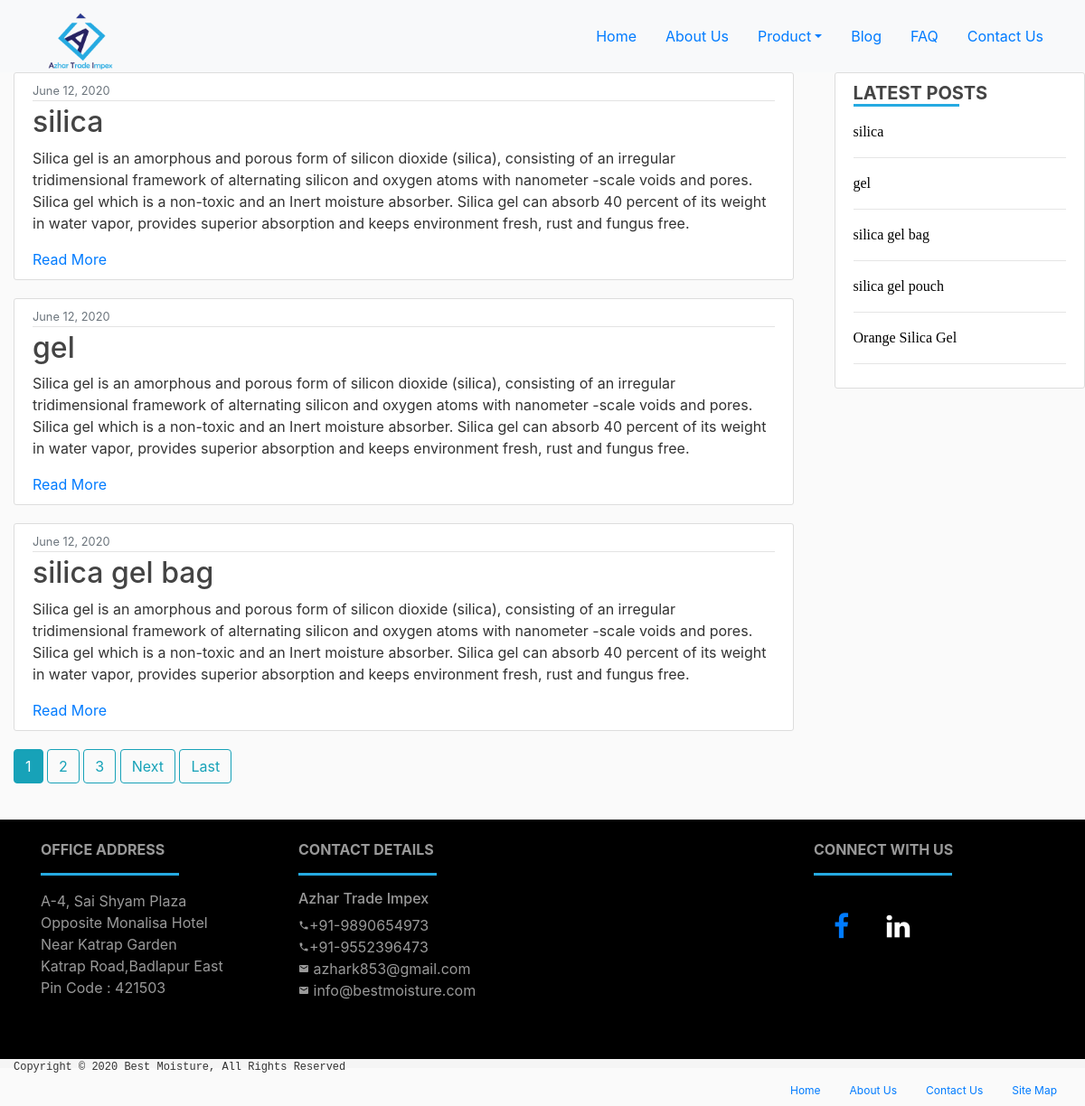
Page /post/ on the committed database.
### blog/models.py (models this page shows, shortened)
class Post(models.Model):
    title = models.CharField(max_length=100)
    content = models.TextField()
    date_posted = models.DateTimeField(default=timezone.now)
    slug = models.SlugField(null=False, unique= True)

### blog/views.py (the view)
# urls.py: path('post/',PostListView.as_view(), name = 'post'),
class PostListView(ListView):
    model = Post
    template_name = 'blog1/home.html'
    context_object_name = 'posts'
    ordering = ('-date_posted')
    paginate_by = 3

### blog/templatetags/blog_tags.py (called while the page is built)
@register.simple_tag
def get_recent_posts(num=5):
    return Post.objects.all().order_by('-date_posted')[:num]

### blog/templates/blog1/home.html (shortened to what this page needs)
{%extends 'blog1/base.html'%}
{% load blog_tags %}
{% block content %}
<div class="container">
    {%for post in posts%}
    <article class="media content-section">
        <div class="media-body">
            <div class="article-metadata">
                <small class="text-muted">{{ post.date_posted|date:'F d, Y' }}</small>
            </div>
            <h2>{{ post.title }}</h2>
            <p class="article-content">{{ post.content |truncatewords:80}}</p>
            <a href="{%url 'post_detail' post.slug %}">Read More</a>
        </div>
    </article>
    {%endfor%}
    {%if is_paginated%}
        {% for num in page_obj.paginator.page_range %}
            {% if page_obj.number == num %}
                <a class = "btn btn-info mb-4" href="?page={{num}}">{{num}}</a>
            {%elif num > page_obj.number|add:'-3' and num < page_obj.number|add:'3' %}
                <a class = "btn btn-outline-info mb-4" href="?page={{num}}">{{num}}</a>
            {%endif%}
        {%endfor%}
        {% if page_obj.has_next %}
            <a class = "btn btn-outline-info mb-4" href="?page={{ page_obj.next_page_number }}">Next</a>
            <a class = "btn btn-outline-info mb-4" href="?page={{ page_obj.paginator.num_pages }}">Last</a>
        {%endif%}
    {%endif%}
</div>
{%endblock%}

### blog/templates/blog1/base.html (shortened to what this page needs)
{%load static%}
{% load blog_tags%}
<html>
<head>
    <link rel="stylesheet" href="{%static 'blog/bootstrap.css'%}">
    <link rel="stylesheet" href="https://cdnjs.cloudflare.com/ajax/libs/font-awesome/4.7.0/css/font-awesome.min.css">
    <link rel="stylesheet" type="text/css" href="{%static 'blog/main.css'%}">
</head>
<body>
    <header class="site-header">
        <nav class="navbar navbar-expand navbar-light bg-light flex-column flex-md-row bd-navbar fixed-top">
            <div class="container">
                    <a class="navbar-brand" style="margin-bottom: 20px;" href="/">
                        <img src="{%static 'blog/azhar-logo.png' %}" width="90px" height="90px" alt="">
                    </a>
                <ul class="nav justify-content-end">
                    <li class="nav-item">
                        <a class="nav-item nav-link" href="/">Home</a>
                    </li>
                    <li class="nav-item">
                        <a class="nav-item nav-link" href="{%url 'blog-about'%}">About Us</a>
                    </li>
                    <li class="nav-item dropdown">
                        <a class="nav-link dropdown-toggle" href="#" id="navbarDropdown" role="button"
                            data-toggle="dropdown" aria-hashpop="true" aria-expanded="false">Product</a>
                    </li>
                    <li class="nav-item">
                        <a class="nav-item nav-link" href="{%url 'post'%}">Blog</a>
                    </li>
                    <li class="nav-item">
                        <a class="nav-item nav-link" href="{%url 'blog-FAQ'%}">FAQ</a>
                    </li>
                    <li class="nav-item">
                        <a class="nav-item nav-link" href="{%url 'blog-contact'%}">Contact Us</a>
                    </li>
                </ul>
            </div>
        </nav>
    </header>
    <div class="row">
        <div class=" container col-md-9">
            {%block content%}
            {%endblock%}
        </div> <br>
        <div class=" container col-md-3">
            {%block data%}
                <div class="content-section">
                    <h5 style="margin-bottom: 0px !important;"><b>LATEST POSTS</b></h5>
                    <hr style="border-top: 3px solid #25aae1; margin-top: 0px !important;" align="left" width="50%">
                    {% get_recent_posts as post_list%}
                    <ul style="padding-inline-start: 0px !important;">
                        {% for post in post_list%}
                                    <a href="{%url 'post_detail' post.slug %}"><span class="recent_post">{{post.title}}</span></a>
                            <hr style="line-height: 100%;">
                            {% endfor %}
                    </ul>
                </div>
            {%endblock%}
        </div>
    </div>
    <footer class="page-footer font-small" style="background-color:black">
        <div class="container col-md-12">
            <div class="container text-center text-md-left">
                <div class="row mt-3 py-4" style="padding-bottom: 0px; padding-top: 0px;">
                    <div class="col-md-3 mb-4" style="color: #999999;">
                        <h6 class="text-uppercase font-weight-bold" style="color: #999999;">Office Address</h6>
                        <hr style="border-top: 3px solid #25aae1;" align="left" width="60%">
                        <p>
                            A-4, Sai Shyam Plaza <br>
                            Opposite Monalisa Hotel <br>
                            Near Katrap Garden <br>
                            Katrap Road,Badlapur East <br>
                            Pin Code : 421503
                        </p>
                    </div>
                    <div class="col-md-3 mb-4" style="color: #999999;">
                        <h6 class="text-uppercase font-weight-bold" style="color: #999999;"> Contact Details</h6>
                        <hr style="border-top: 3px solid #25aae1;" align="left" width="60%">
                        <p>
                            <h6 style="color: #999999;">Azhar Trade Impex</h6>
                            <i class="material-icons" style="font-size:12px">phone</i>+91-9890654973 <br>
                            <i class="material-icons" style="font-size:12px">phone</i>+91-9552396473<br>
                            <i class="material-icons" style="font-size:12px">email</i> azhark853@gmail.com<br>
                            <i class="material-icons" style="font-size:12px">email</i> info@bestmoisture.com
                        </p>
                    </div>
                    <div class="col-md-3 mb-4">
                    </div>
                    <div class="social-media-button-container col-md-3 mb-4" style="color: #999999; text-align: left;">
                        <h6 class="text-uppercase font-weight-bold" style="color: #999999;"> Connect with Us</h6>
                        <hr style="border-top: 3px solid #25aae1;" align="left" width="60%" height="40%">
                        <a href="#" class="fa fa-facebook"></a>
                        <a href="#" class="fa fa-linkedin"></a>
                    </div>
                </div>
            </div>
        </div>
    </footer>
    <footer style="color: #333333; background-color:whitesmoke">
        <div class="container col-md-12" style="height:10px; margin-bottom: 0px;">
            <p style="font-family:monospace; margin-bottom: 0px; font-size:12px;">Copyright © 2020 Best Moisture, All
                Rights Reserved </p>
            <ul class="nav justify-content-end" style="font-size: 12px;">
                <li class="nav-item">
                    <a class="nav-link active" href="/">Home</a>
                </li>
                <li class="nav-item">
                    <a class="nav-link" href="{% url 'blog-about'%}">About Us</a>
                </li>
                <li class="nav-item">
                    <a class="nav-link" href="{% url 'blog-contact'%}">Contact Us</a>
                </li>
                <li class="nav-item">
                    <a class="nav-link" href="{% url 'django.contrib.sitemaps.views.sitemap'%}">Site Map</a>
                </li>
            </ul>
        </div>
    </footer>
</body>
</html>

### blog/static/blog/main.css (style rules this page uses)
body { background: #fafafa; color: #333333; margin-top: 5rem; }
h1, h2, h3, h4, h5, h6 { color: #444444; }
ul { margin: 0; }
.navbar { min-height: 12px; }
.navbar-brand { position: relative; width: 100px; left: 15px; max-height: 100px; min-height: 60px; height: 50px; line-height: 50px; padding-top: 0px; margin-bottom: 20px; }
.content-section { background: #ffffff; padding: 10px 20px; border: 1px solid #dddddd; border-radius: 3px; margin-bottom: 20px; }
.article-content { white-space: pre-line; }
.article-metadata { padding-bottom: 1px; margin-bottom: 4px; border-bottom: 1px solid #e3e3e3 }
.fa { padding: 20px; font-size: 30px; width: 50px; text-align: center; text-decoration: none; margin: 5px 2px; border-radius: 100%; }
.fa-linkedin { color:white; }
.recent_post { color: #000000; font-family: Verdana; font-size: 16px; }

### rows in the picture
Post: date_posted "June 12, 2020", title "silica", content "Silica gel is an amorphous and porous form of silicon dioxide (silica), consisting of an irregular tridimensional framework of alternating silicon and oxygen atoms with nanometer -scale voids and pores. Silica gel which is a non-toxic and an Inert moisture absorber. Silica gel can absorb 40 percent of its weight in water vapor, provides superior absorption and keeps environment fresh, rust and fungus free."
Post: date_posted "June 12, 2020", title "gel", content "Silica gel is an amorphous and porous form of silicon dioxide (silica), consisting of an irregular tridimensional framework of alternating silicon and oxygen atoms with nanometer -scale voids and pores. Silica gel which is a non-toxic and an Inert moisture absorber. Silica gel can absorb 40 percent of its weight in water vapor, provides superior absorption and keeps environment fresh, rust and fungus free."
Post: date_posted "June 12, 2020", title "silica gel bag", content "Silica gel is an amorphous and porous form of silicon dioxide (silica), consisting of an irregular tridimensional framework of alternating silicon and oxygen atoms with nanometer -scale voids and pores. Silica gel which is a non-toxic and an Inert moisture absorber. Silica gel can absorb 40 percent of its weight in water vapor, provides superior absorption and keeps environment fresh, rust and fungus free."
Post: title "silica gel pouch"
Post: title "Orange Silica Gel"

### other values in the picture
{{ num }} "1"
{{ num }} "2" "3"
